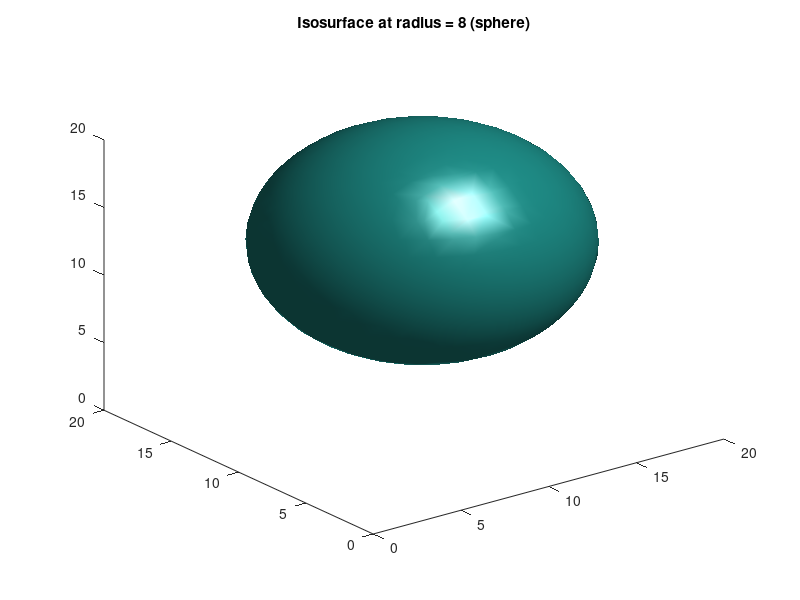
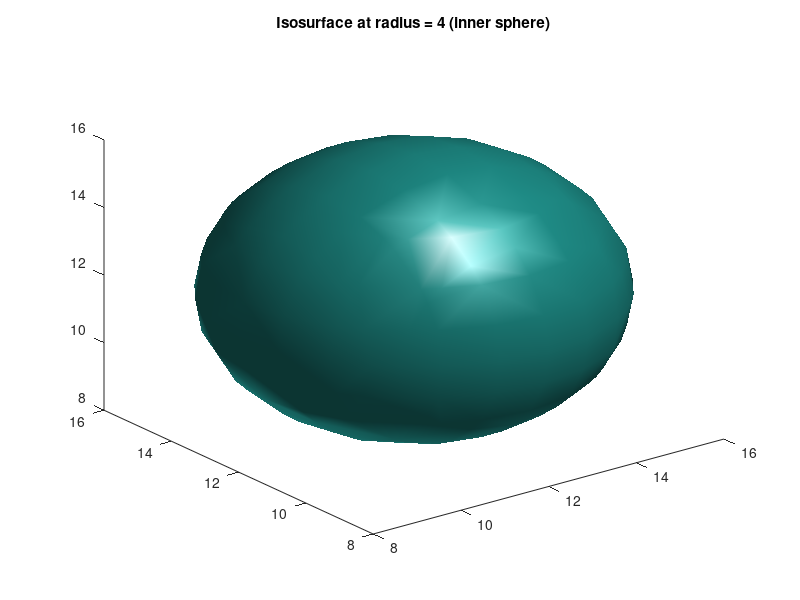
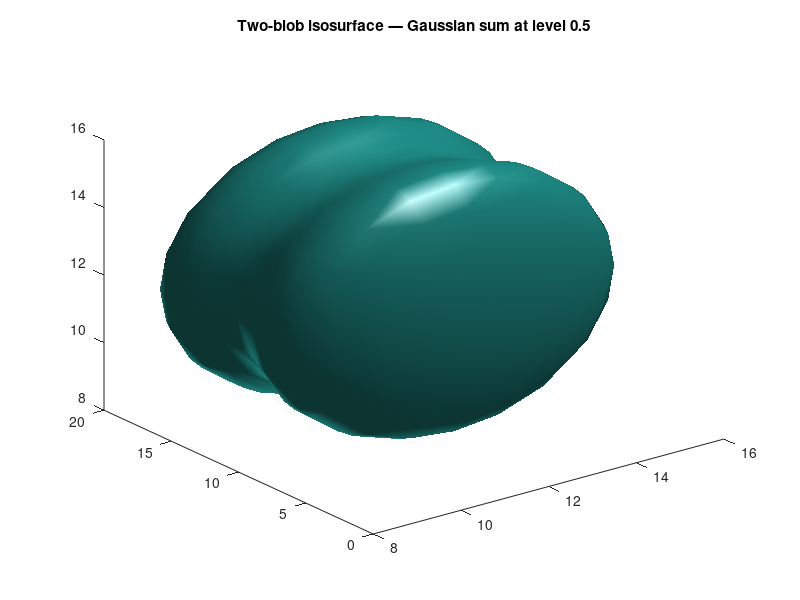

MATLAB code to generate these figures, in order:
% isosurface — Marching Cubes
%
% isosurface(V, iso) extracts the surface where V equals `iso` from
% a 3-D scalar volume. Uses the standard 256-case Paul-Bourke lookup
% tables; vertices on cube edges get linear-interpolated positions.
% Vertex normals are smoothed across cube boundaries for a Gouraud
% look.



clear
close all

% Spherical level set:  V(i,j,k) = distance to volume centre.
M = 24; N = 24; P = 24;
V = zeros(M, N, P);
for k = 1:P
    for j = 1:N
        for i = 1:M
            V(i, j, k) = sqrt((i - M/2)^2 + (j - N/2)^2 + (k - P/2)^2);
        end
    end
end

% Sphere of radius 8.
isosurface(V, 8);
title('Isosurface at radius = 8 (sphere)');

% Smaller isovalue → smaller sphere.
figure;
isosurface(V, 4);
title('Isosurface at radius = 4 (inner sphere)');

% Two-blobs volume.
W = zeros(M, N, P);
for k = 1:P
    for j = 1:N
        for i = 1:M
            r1 = (i - 8)^2 + (j - 12)^2 + (k - 12)^2;
            r2 = (i - 16)^2 + (j - 12)^2 + (k - 12)^2;
            W(i, j, k) = exp(-r1 / 20) + exp(-r2 / 20);
        end
    end
end
figure;
isosurface(W, 0.5);
title('Two-blob isosurface — Gaussian sum at level 0.5');

fprintf('isosurface demo: 3 figures (sphere R=8, R=4, twin-blob)\n');
